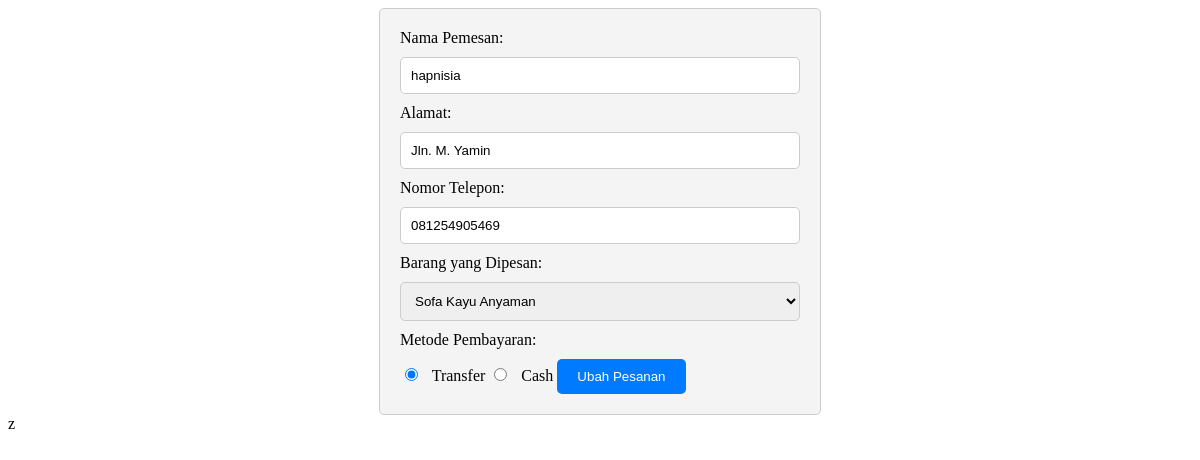
Page /mebel/update.php?id=7 on the committed database.
### tables this page shows
CREATE TABLE `pesanan` (
  `ID` int(11) NOT NULL,
  `nama_pemesan` varchar(255) NOT NULL,
  `alamat` varchar(255) NOT NULL,
  `nomor_telepon` varchar(15) NOT NULL,
  `barang_pesanan` varchar(255) NOT NULL,
  `metode_pembayaran` varchar(20) NOT NULL
);

### mebel/update.php (the view, shortened to what this page needs)
<?php
include 'config.php';
if (isset($_GET['id'])) {
    $id = $_GET['id'];
    $sql = "SELECT * FROM pesanan WHERE id=$id";
    $result = mysqli_query($conn, $sql);
    $row = mysqli_fetch_assoc($result);
}
?>
<form action="update.php" method="POST">
    <label for="nama_pemesan">Nama Pemesan:</label>
    <input type="text" name="nama_pemesan" value="<?php echo $row['nama_pemesan']; ?>" required>
    <label for="alamat">Alamat:</label>
    <input type="text" name="alamat" value="<?php echo $row['alamat']; ?>" required>
    <label for="nomor_telepon">Nomor Telepon:</label>
    <input type="text" name="nomor_telepon" value="<?php echo $row['nomor_telepon']; ?>" required>
    <label for="barang_pesanan">Barang yang Dipesan:</label>
    <select name="barang_pesanan" required>
        <option value="Sofa Kayu Anyaman" <?php if ($row['barang_pesanan'] == 'Sofa Kayu Anyaman') echo 'selected'; ?>>Sofa Kayu Anyaman</option>
    </select>
    <label for="metode_pembayaran">Metode Pembayaran:</label>
    <input type="radio" name="metode_pembayaran" value="Transfer" <?php if ($row['metode_pembayaran'] == 'Transfer') echo 'checked'; ?> required> Transfer
    <input type="radio" name="metode_pembayaran" value="Cash" <?php if ($row['metode_pembayaran'] == 'Cash') echo 'checked'; ?> required> Cash
    <button type="submit">Ubah Pesanan</button>
</form>
<!DOCTYPE html>
<html lang="en">
<head>
</head>
<body>z
</body>
</html>

### mebel/update.php (style rules this page uses)
form { max-width: 400px; margin: 0 auto; padding: 20px; background-color: #f4f4f4; border: 1px solid #ccc; border-radius: 5px; }
label { display: block; margin-bottom: 10px; }
input[type="text"], select { width: 100%; padding: 10px; margin-bottom: 10px; border: 1px solid #ccc; border-radius: 5px; }
input[type="radio"] { margin-right: 10px; }
button { background-color: #007BFF; color: #fff; padding: 10px 20px; border: none; border-radius: 5px; cursor: pointer; }

### rows in the picture
pesanan: nama_pemesan "hapnisia", alamat "Jln. M. Yamin", nomor_telepon "081254905469", barang_pesanan "Sofa Kayu Anyaman", metode_pembayaran "☑"
